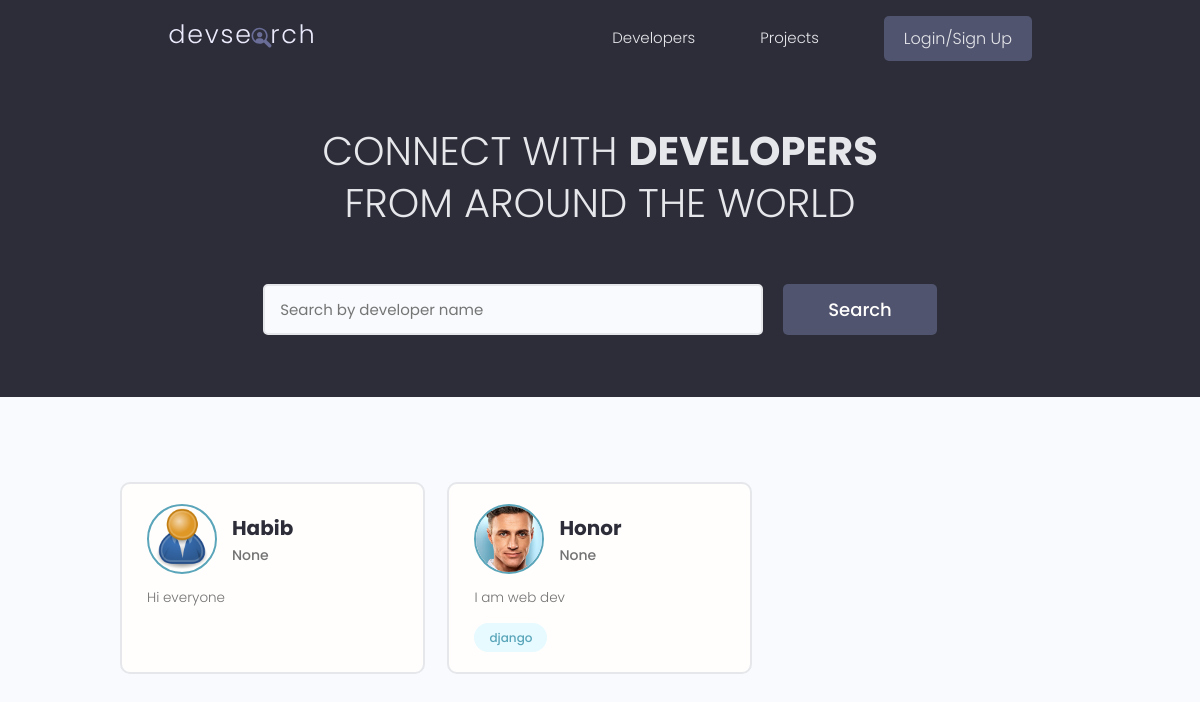
The page / on the database its author committed.
### users/models.py (models this page shows, shortened)
class Profile(models.Model):
    user = models.OneToOneField(User, on_delete=models.CASCADE, null=True, blank=True)
    name = models.CharField(max_length=200, blank=True, null=True)
    email = models.EmailField(max_length=500, blank=True, null=True)
    username = models.CharField(max_length=200, blank=True, null=True)
    location = models.CharField(max_length=200, blank=True, null=True)
    short_intro = models.CharField(max_length=200, blank=True, null=True)
    bio = models.TextField(blank=True, null=True)
    profile_image = models.ImageField(null=True, blank=True, upload_to='profiles/', default='profiles/user-default.png')
    social_github = models.CharField(max_length=200, blank=True, null=True)
    social_twitter = models.CharField(max_length=200, blank=True, null=True)
    social_linkedin = models.CharField(max_length=200, blank=True, null=True)
    social_youtube = models.CharField(max_length=200, blank=True, null=True)
    social_website = models.CharField(max_length=200, blank=True, null=True)
    created = models.DateField(auto_now_add=True)
    id = models.UUIDField(default=uuid.uuid4, unique=True, primary_key=True, editable=False)

class Skill(models.Model):
    owner = models.ForeignKey(Profile, on_delete=models.CASCADE, null=True, blank=True)
    name = models.CharField(max_length=200, blank=True, null=True)
    description = models.TextField(blank=True, null=True)
    created = models.DateField(auto_now_add=True)
    id = models.UUIDField(default=uuid.uuid4, unique=True, primary_key=True, editable=False)
    def __str__(self):
        return str(self.name)

### users/views.py (the view)
# urls.py: path('', views.profiles, name='profiles'),
def profiles(request):
    profiles, search_query = searchProfile(request)
    custom_range, profiles = paginationProfiles(request, profiles, 6)
    context = {'profiles': profiles, 'search_query': search_query, 'custom_range': custom_range}
    return render(request, 'users/profiles.html', context)

### users/utils.py (called while the page is built)
def searchProfile(request):
    search_query = ''
    if request.GET.get('search_query'):
        search_query = request.GET.get('search_query')
    skills = Skill.objects.filter(name__icontains=search_query)
    profiles = Profile.objects.distinct().filter(
        Q(name__icontains=search_query) |
        Q(short_intro__icontains=search_query) |
        Q(skill__in=skills))
    return profiles, search_query

def paginationProfiles(request, profiles, result):
    page = request.GET.get('page')
    result = result
    paginator = Paginator(profiles, result)
    try:
        profiles = paginator.page(page)
    except PageNotAnInteger:
        page = 1
        profiles = paginator.page(page)
    except EmptyPage:
        page = paginator.num_pages
        profiles = paginator.page(page)
    leftIndex = (int(page) - 4)
    if leftIndex < 1:
        leftIndex = 1
    rightIndex = (int(page) + 5)
    if rightIndex > paginator.num_pages:
        rightIndex  = paginator.num_pages + 1
    custom_range = range(leftIndex, rightIndex)
    return custom_range, profiles

### users/templates/users/profiles.html (shortened to what this page needs)
{% extends 'main.html' %}
{% block content %}
<main class="home">
    <section class="hero-section text-center">
      <div class="container container--narrow">
        <div class="hero-section__box">
          <h2>CONNECT WITH <span>DEVELOPERS</span></h2>
          <h2>FROM AROUND THE WORLD</h2>
        </div>
        <div class="hero-section__search">
          <form id="searchForm" class="form" action="{% url 'profiles' %}" method="get">
            <div class="form__field">
              <input class="input input--text" id="formInput#search" type="text" value="{{search_query}}" name="search_query"
                placeholder="Search by developer name" />
            </div>
            <input class="btn btn--sub btn--lg" type="submit" value="Search" />
          </form>
        </div>
      </div>
    </section>
    <section class="devlist">
      <div class="container">
        <div class="grid grid--three">
            {% for profile in profiles %}
          <div class="column card">
            <div class="dev">
              <a href="{% url 'user-profiles' profile.id %}" class="card__body">
                <div class="dev__profile">
                  <img class="avatar avatar--md" src="{{profile.profile_image.url}}" alt="image" />
                  <div class="dev__meta">
                    <h3>{{profile.name}}</h3>
                    <h5>{{profile.short_intro}}</h5>
                  </div>
                </div>
                <p class="dev__info">{{profile.bio|slice:"150"}}</p>
                <div class="dev__skills">
                    {% for skill in profile.skill_set.all|slice:"5" %}
                  <span class="tag tag--pill tag--main">
                    <small>{{skill}}</small>
                  </span>
                  {% endfor %}
                </div>
              </a>
            </div>
          </div>
          {% endfor%}
        </div>
      </div>
    </section>
  </main>
{% endblock %}

### static/styles/app.css (style rules this page uses)
:root { --color-sub: #2d2d39; }
.btn--sub { background-color: var(--color-sub-light); }
.card { border: 2px solid var(--color-light); }
img { width: 100%; }
.hero-section { height: 40vh; display: flex; align-items: center; background-color: var(--color-sub); }
.hero-section__box { margin-bottom: 4rem; }
.hero-section__box > h2, .hero-section__box > h2 > span { font-size: 4rem; color: var(--color-light); line-height: 1.3; text-transform: uppercase; }
.hero-section__box > h2 { font-weight: 300; }
.hero-section__box > h2 > span { font-weight: 700; }
.hero-section__search > .form { display: flex; align-items: center; justify-content: center; gap: 2rem; }
.hero-section__search > .form input.input--text { width: 50rem; }
.devlist { margin-top: 8rem; }
.devlist .grid { align-items: stretch; }
.devlist .dev .dev__profile { display: flex; align-items: center; gap: 1.5rem; }
.devlist .dev .dev__meta h3 { color: var(--color-sub); font-size: 2rem; font-weight: 700; }
.devlist .dev .dev__meta h5 { color: var(--color-text); font-size: 1.4rem; font-weight: 500; }
.devlist .dev .dev__info { margin: 1.5rem 0; font-size: 1.35rem; line-height: 1.4; text-align: justify; }

### static/uikit/styles/modules/_variables.css (style rules this page uses)
:root { --color-main: #5aa5b9; --color-main-light: #e6faff; --color-sub: #3f4156; --color-sub-light: #51546e; --color-sub-lighter: #ededfd; --color-text: #737373; --color-gray: #8b8b8b; --color-light: #e5e7eb; --color-light-gray: #767676; --color-bg: #f8fafd; --color-white: #fffefd; --color-white-light: #f3f3f3; --color-success: #359e64; --color-success-bg: #def8e8; --color-error: #fc4b0b; --color-error-bg: #fff2ee; --font-base: 'Poppins', arial, helvetica, 'Segoe UI', roboto, ubuntu, sans-serif; --font-monospace: 'Fira Code', 'Courier New', courier, monospace; --font-regular: 300; --font-medium: 500; --font-bold: 700; --generic-shadow: 1px 1px 5px #00000010; --generic-transition: all 0.3s ease-in-out; }

### static/uikit/styles/modules/_base.css (style rules this page uses)
* { margin: 0; padding: 0; box-sizing: border-box; text-rendering: optimizeLegibility; color: inherit; font-size: inherit; }
html { font-size: 50%; }
@media only screen and (min-width: 480px) { html { font-size: 56.25%; } }
@media only screen and (min-width: 1200px) { html { font-size: 62.5%; } }
body { line-height: 1.6; font-weight: 400; font-size: 1.5rem; color: var(--color-text); background-color: var(--color-bg); min-height: 100vh; }

### static/uikit/styles/modules/_typography.css (style rules this page uses)
* { font-family: var(--font-base); }
h2 { font-size: 3.6rem; font-weight: var(--font-bold); }
h3 { font-size: 3.2rem; font-weight: var(--font-medium); }
h5 { font-size: 2.4rem; font-weight: var(--font-medium); }
h5, h6 { font-weight: var(--font-regular); }
p, span, strong { font-size: 1.6rem; color: var(--color-text); font-weight: var(--font-regular); }
a { padding-bottom: 2px; text-decoration: none; display: inline-block; color: var(--color-main); font-weight: var(--font-medium); }

### static/uikit/styles/modules/_utilities.css (style rules this page uses)
.container { width: 92%; max-width: 165rem; margin: 0 auto; box-sizing: border-box; }
.container--narrow { width: 92%; max-width: 120rem; }
@media screen and (min-width: 1000px) { .container { width: 90%; } }
@media screen and (min-width: 1000px) { .container--narrow { width: 85%; } }
@media screen and (min-width: 1200px) { .container { width: 80%; } }
@media screen and (min-width: 1200px) { .container--narrow { width: 72%; } }
.text-center { text-align: center; }

### static/uikit/styles/modules/_avatar.css (style rules this page uses)
.avatar { border-radius: 50%; border: 2px solid var(--color-main); object-fit: cover; }
.avatar--md { height: 7rem; width: 7rem; }

### static/uikit/styles/modules/_button.css (style rules this page uses)
.btn { display: inline-block; position: relative; cursor: pointer; background-color: var(--color-light); font-weight: var(--font-medium); color: var(--color-sub); text-decoration: none; padding: 1rem 2rem; border-radius: 0.5rem; border: none; width: -webkit-fit-content; width: -moz-fit-content; width: fit-content; height: -webkit-fit-content; height: -moz-fit-content; height: fit-content; font-size: 1.6rem; outline-width: 0; outline-color: transparent; -webkit-backface-visibility: hidden; backface-visibility: hidden; transition: all 0.3s ease-in-out; }
.btn--sub { background-color: var(--color-sub); color: var(--color-white); }
.btn--lg { font-size: 1.8rem; padding: 1.2rem 4.5rem; }

### static/uikit/styles/modules/_card.css (style rules this page uses)
.card { border-radius: 1rem; background-color: var(--color-white); border: 1.5px solid var(--color-light); width: auto; height: auto; margin-top: 0.5rem; margin-bottom: 0.5rem; overflow: hidden; }
.card__body, .card__header { padding: 2rem 2.5rem; }

### rows shown on the page
Profile: profile_image (placeholder picture), name "Habib", short_intro "None", bio "Hi everyone"
Profile: profile_image (picture), name "Honor", short_intro "None", bio "I am web dev"
Skill: name "django"
